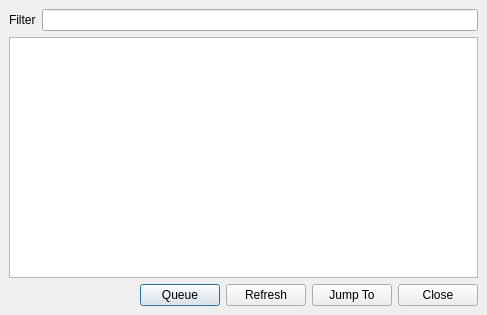
<ui version="4.0" >
 <class>JumpToTrackDialog</class>
 <widget class="QDialog" name="JumpToTrackDialog" >
  <property name="geometry" >
   <rect>
    <x>0</x>
    <y>0</y>
    <width>487</width>
    <height>315</height>
   </rect>
  </property>
  <property name="windowTitle" >
   <string>Jump To Track</string>
  </property>
  <layout class="QVBoxLayout" >
   <property name="margin" >
    <number>9</number>
   </property>
   <property name="spacing" >
    <number>6</number>
   </property>
   <item>
    <layout class="QHBoxLayout" >
     <property name="margin" >
      <number>0</number>
     </property>
     <property name="spacing" >
      <number>6</number>
     </property>
     <item>
      <widget class="QLabel" name="label" >
       <property name="text" >
        <string>Filter</string>
       </property>
      </widget>
     </item>
     <item>
      <widget class="QLineEdit" name="filterLineEdit" />
     </item>
    </layout>
   </item>
   <item>
    <widget class="QListView" name="songsListView" >
     <property name="editTriggers" >
      <set>QAbstractItemView::NoEditTriggers</set>
     </property>
     <property name="alternatingRowColors" >
      <bool>true</bool>
     </property>
     <property name="selectionBehavior" >
      <enum>QAbstractItemView::SelectRows</enum>
     </property>
    </widget>
   </item>
   <item>
    <layout class="QHBoxLayout" >
     <property name="margin" >
      <number>0</number>
     </property>
     <property name="spacing" >
      <number>6</number>
     </property>
     <item>
      <spacer>
       <property name="orientation" >
        <enum>Qt::Horizontal</enum>
       </property>
       <property name="sizeHint" >
        <size>
         <width>40</width>
         <height>20</height>
        </size>
       </property>
      </spacer>
     </item>
     <item>
      <widget class="QPushButton" name="queuePushButton" >
       <property name="text" >
        <string>Queue</string>
       </property>
      </widget>
     </item>
     <item>
      <widget class="QPushButton" name="refreshPushButton" >
       <property name="text" >
        <string>Refresh</string>
       </property>
      </widget>
     </item>
     <item>
      <widget class="QPushButton" name="jumpToPushButton" >
       <property name="text" >
        <string>Jump To</string>
       </property>
      </widget>
     </item>
     <item>
      <widget class="QPushButton" name="closePushButton" >
       <property name="text" >
        <string>Close</string>
       </property>
      </widget>
     </item>
    </layout>
   </item>
  </layout>
 </widget>
 <resources/>
 <connections/>
</ui>
